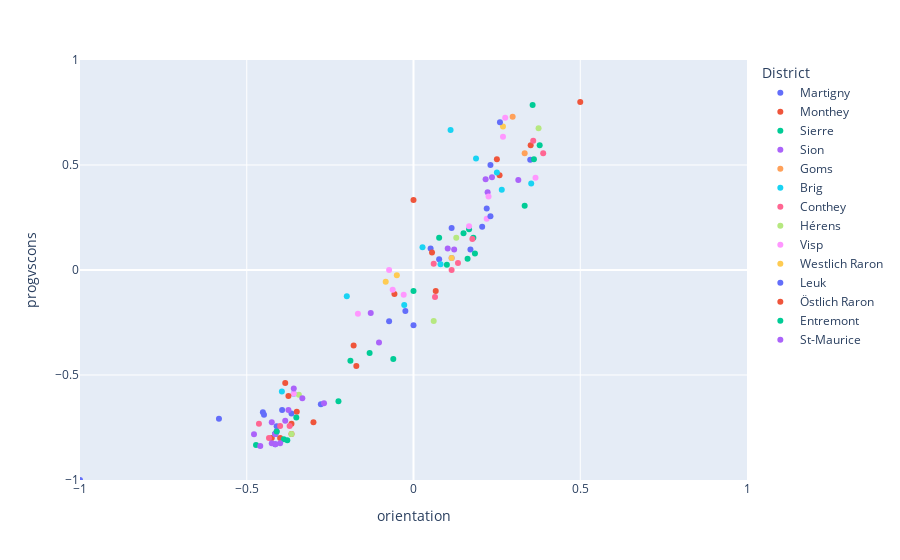

Notebook cell for this chart:
### Code cell
fig = px.scatter(counts_df, x="orientation", y="progvscons",  color='District', hover_name='name')
fig.update_xaxes(range=[-1, 1])
fig.update_yaxes(range=[-1, 1])
fig.show()

### Figure 1 — Plotly figure (JSON) as saved in the notebook; plotly's stock layout.template omitted (floating-point values rounded to 4 significant figures)
{"data": [{"hovertemplate": "<b>%{hovertext}</b><br><br>District=Martigny<br>orientation=%{x}<br>progvscons=%{y}<extra></extra>", "hovertext": ["Adeline CRETTENAND", "Alain LÉGER", "Bernard TROILLET", "Cilette CRETTON", "Damien LUISIER", "Florence CARRON DARBELLAY", "Florine CARRON", "Gaël BOURGEOIS", "Géraldine GIANADDA", "Géraldine GRANGES GUENOT", "Géraldine GRANGES-GUENOT", "Jean-Dominique CIPOLLA", "Jean-Marc DUPONT", "Léonard BENDER", "Narcisse CRETTENAND", "Natascha FARQUET", "Philippe BENDER", "Vincent GÜNTHER"], "legendgroup": "Martigny", "marker": {"color": "#636efa", "symbol": "circle"}, "mode": "markers", "name": "Martigny", "orientation": "v", "showlegend": true, "type": "scatter", "x": [0.2059, 0.07692, -0.07317, -0.4103, 0.1143, 0, -0.4516, -0.5833, -0.4483, -1, 0.2308, 0.35, -0.4146, -0.3659, 0.1707, -0.2778, 0.05128, -0.4146], "xaxis": "x", "y": [0.2059, 0.05128, -0.2439, -0.7436, 0.2, -0.2632, -0.6774, -0.7083, -0.6897, -1, 0.5, 0.525, -0.7805, -0.6829, 0.09756, -0.6389, 0.1026, -0.8293], "yaxis": "y"}, {"hovertemplate": "<b>%{hovertext}</b><br><br>District=Monthey<br>orientation=%{x}<br>progvscons=%{y}<extra></extra>", "hovertext": ["Alain DUBOSSON", "Alain SCHÖNBETT", "Arnaud DUBOIS", "Bernard OBERHOLZER", "Claudy BESSE", "Côme VUILLE", "Damien RABOUD", "Fabien THETAZ", "Georges VIONNET", "Grégoire VANNAY", "Jean-Baptiste UDRESSY", "Johan ROCHEL", "Nicolas CHABLAIS", "Olivier DERIVAZ", "Patricia CASAYS", "Sandro FONTANA", "Sophie DUCREY"], "legendgroup": "Monthey", "marker": {"color": "#EF553B", "symbol": "circle"}, "mode": "markers", "name": "Monthey", "orientation": "v", "showlegend": true, "type": "scatter", "x": [0.5, -0.1714, -0.3, -0.3846, 0.2581, -0.1795, 0.25, -0.4, -0.425, -0.05714, 0.3514, -0.3659, 0, -0.35, 0.06667, 0.05556, -0.3659], "xaxis": "x", "y": [0.8, -0.4571, -0.725, -0.5385, 0.4516, -0.359, 0.5278, -0.8, -0.8, -0.1143, 0.5946, -0.7317, 0.3333, -0.675, -0.1, 0.08333, -0.7805], "yaxis": "y"}, {"hovertemplate": "<b>%{hovertext}</b><br><br>District=Sierre<br>orientation=%{x}<br>progvscons=%{y}<extra></extra>", "hovertext": ["Alex BONVIN", "Blaise CRETTOL", "Corinne DUC BONVIN", "Célina RAMSAUER", "Edmond PERRUCHOUD", "François GENOUD", "Gabrielle CORNUT-ZUFFEREY", "Géraldine POUGET-ZUFFEREY", "Gérard SALAMIN", "Janine REY-SIGGEN", "Jean-Daniel NANCHEN", "Jean-Marc SAVIOZ", "Jean-Pierre REY", "Joséphine WAEBER", "Mathieu CALOZ", "Nicolas BONVIN", "Stéphane CLAVIEN"], "legendgroup": "Sierre", "marker": {"color": "#00cc96", "symbol": "circle"}, "mode": "markers", "name": "Sierre", "orientation": "v", "showlegend": true, "type": "scatter", "x": [0.3784, -0.4722, -0.3784, -0.3514, 0.3571, -0.1316, -0.3889, 0.1, 0.1795, -0.4146, -0.4146, 0.15, -0.1892, 0.1667, -0.06061, 0.1842, -0.225], "xaxis": "x", "y": [0.5946, -0.8333, -0.8108, -0.7027, 0.7857, -0.3947, -0.8056, 0.025, 0.1538, -0.7805, -0.7805, 0.175, -0.4324, 0.1944, -0.4242, 0.07895, -0.625], "yaxis": "y"}, {"hovertemplate": "<b>%{hovertext}</b><br><br>District=Sion<br>orientation=%{x}<br>progvscons=%{y}<extra></extra>", "hovertext": ["Alina DARBELLAY", "Caroline REYNARD", "Christelle HERITIER", "Christine ROUX", "Emilie PRAZ", "François QUENNOZ", "Gabrielle BARRAS", "Jean BONNARD", "Jean ZERMATTEN", "Laurence VUAGNIAUX", "Marie ZUCHUAT", "Marius DUMOULIN", "Pierre SCHERTENLEIB", "Pierre-Alain RAEMY", "Ruth STALDER", "Vincent BOAND", "Vincent LUYET", "Yann RODUIT"], "legendgroup": "Sion", "marker": {"color": "#ab63fa", "symbol": "circle"}, "mode": "markers", "name": "Sion", "orientation": "v", "showlegend": true, "type": "scatter", "x": [-0.4783, -0.4103, -0.375, 0.2222, -0.4146, 0.2162, 0.2353, -0.425, -0.3846, -0.4, 0.1143, 0.122, -0.4146, -0.2683, -0.1282, 0.3143, -0.4595, 0.1026], "xaxis": "x", "y": [-0.7826, -0.7692, -0.6667, 0.3704, -0.7805, 0.4324, 0.4412, -0.725, -0.7179, -0.825, 0.05714, 0.09756, -0.7805, -0.6341, -0.2051, 0.4286, -0.8378, 0.1026], "yaxis": "y"}, {"hovertemplate": "<b>%{hovertext}</b><br><br>District=Goms<br>orientation=%{x}<br>progvscons=%{y}<extra></extra>", "hovertext": ["Chantal CARLEN", "Peter BÄHLER"], "legendgroup": "Goms", "marker": {"color": "#FFA15A", "symbol": "circle"}, "mode": "markers", "name": "Goms", "orientation": "v", "showlegend": true, "type": "scatter", "x": [0.3333, 0.2973], "xaxis": "x", "y": [0.5556, 0.7297], "yaxis": "y"}, {"hovertemplate": "<b>%{hovertext}</b><br><br>District=Brig<br>orientation=%{x}<br>progvscons=%{y}<extra></extra>", "hovertext": ["Christian ESCHER", "Claudia ALPIGER", "Felix RUPPEN", "German EYER", "Kurt REGOTZ", "Leander WILLINER", "Maria ARNOLD-ESCHER", "Monika HOLZEGGER", "Rafael WELSCHEN", "Ralph KUMMER", "Remo SCHNYDER"], "legendgroup": "Brig", "marker": {"color": "#19d3f3", "symbol": "circle"}, "mode": "markers", "name": "Brig", "orientation": "v", "showlegend": true, "type": "scatter", "x": [-0.02778, -0.359, 0.3529, -0.3947, 0.02703, 0.08108, 0.2647, -0.2, 0.25, 0.1111, 0.1875], "xaxis": "x", "y": [-0.1667, -0.5897, 0.4118, -0.5789, 0.1081, 0.02703, 0.3824, -0.125, 0.4643, 0.6667, 0.5312], "yaxis": "y"}, {"hovertemplate": "<b>%{hovertext}</b><br><br>District=Conthey<br>orientation=%{x}<br>progvscons=%{y}<extra></extra>", "hovertext": ["Claude NANÇOZ", "Damien CLERC", "Damien FUMEAUX", "Florent FAVRE", "Florian EVEQUOZ", "Lucile CURDY", "Léa ROUILLER DESSIMOZ", "Pascale FUMEAUX", "Ralph DESSIMOZ", "Romain UDRY", "Sophie BORNET"], "legendgroup": "Conthey", "marker": {"color": "#FF6692", "symbol": "circle"}, "mode": "markers", "name": "Conthey", "orientation": "v", "showlegend": true, "type": "scatter", "x": [0.06452, 0.3889, 0.359, 0.1765, -0.4634, -0.3714, -0.4, -0.4333, 0.1143, 0.1333, 0.06061], "xaxis": "x", "y": [-0.129, 0.5556, 0.6154, 0.1471, -0.7317, -0.7429, -0.7429, -0.8, 0, 0.03333, 0.0303], "yaxis": "y"}, {"hovertemplate": "<b>%{hovertext}</b><br><br>District=Hérens<br>orientation=%{x}<br>progvscons=%{y}<extra></extra>", "hovertext": ["Claudia GAILLARD MOREND", "Frédéric PITTELOUD", "Jacques BLANC", "Marc-Antoine GENOLET", "Mélanie FOLLONIER"], "legendgroup": "Hérens", "marker": {"color": "#B6E880", "symbol": "circle"}, "mode": "markers", "name": "Hérens", "orientation": "v", "showlegend": true, "type": "scatter", "x": [-0.3659, 0.1282, -0.3438, 0.375, 0.06061], "xaxis": "x", "y": [-0.7805, 0.1538, -0.5938, 0.675, -0.2424], "yaxis": "y"}, {"hovertemplate": "<b>%{hovertext}</b><br><br>District=Visp<br>orientation=%{x}<br>progvscons=%{y}<extra></extra>", "hovertext": ["Danica ZURBRIGGEN LEHNER", "Fabian ZURBRIGGEN", "Flavio SCHMID", "Ida HÄFLIGER", "Martin SCHÜRCH", "Matteo ABÄCHERLI", "Michael BURGENER", "Michael KREUZER", "Paul BURGENER", "Peter BURRI", "Rahel ZIMMERMANN"], "legendgroup": "Visp", "marker": {"color": "#FF97FF", "symbol": "circle"}, "mode": "markers", "name": "Visp", "orientation": "v", "showlegend": true, "type": "scatter", "x": [-0.1667, 0.275, 0.1667, -0.02941, 0.3659, 0.225, 0.2195, 0.2683, -0.0625, -0.07317, -0.359], "xaxis": "x", "y": [-0.2083, 0.725, 0.2083, -0.1176, 0.439, 0.35, 0.2439, 0.6341, -0.09375, 0, -0.5897], "yaxis": "y"}, {"hovertemplate": "<b>%{hovertext}</b><br><br>District=Westlich Raron<br>orientation=%{x}<br>progvscons=%{y}<extra></extra>", "hovertext": ["Dominik KNUBEL", "Hermann BRUNNER", "Lukas KALBERMATTEN", "Romano AMACKER"], "legendgroup": "Westlich Raron", "marker": {"color": "#FECB52", "symbol": "circle"}, "mode": "markers", "name": "Westlich Raron", "orientation": "v", "showlegend": true, "type": "scatter", "x": [-0.08333, -0.05, 0.1143, 0.2683], "xaxis": "x", "y": [-0.05556, -0.025, 0.05714, 0.6829], "yaxis": "y"}, {"hovertemplate": "<b>%{hovertext}</b><br><br>District=Leuk<br>orientation=%{x}<br>progvscons=%{y}<extra></extra>", "hovertext": ["Fabienne MURMANN", "Lukas JÄGER", "Madeleine KUONEN-EGGO", "Rainer MATHIER", "Thomas MATTER"], "legendgroup": "Leuk", "marker": {"color": "#636efa", "symbol": "circle"}, "mode": "markers", "name": "Leuk", "orientation": "v", "showlegend": true, "type": "scatter", "x": [0.2308, 0.2593, -0.3939, 0.2195, -0.02439], "xaxis": "x", "y": [0.2564, 0.7037, -0.6667, 0.2927, -0.1951], "yaxis": "y"}, {"hovertemplate": "<b>%{hovertext}</b><br><br>District=Östlich Raron<br>orientation=%{x}<br>progvscons=%{y}<extra></extra>", "hovertext": ["Gerhard SCHMID"], "legendgroup": "Östlich Raron", "marker": {"color": "#EF553B", "symbol": "circle"}, "mode": "markers", "name": "Östlich Raron", "orientation": "v", "showlegend": true, "type": "scatter", "x": [-0.375], "xaxis": "x", "y": [-0.6], "yaxis": "y"}, {"hovertemplate": "<b>%{hovertext}</b><br><br>District=Entremont<br>orientation=%{x}<br>progvscons=%{y}<extra></extra>", "hovertext": ["Jean-François LOVEY", "Jérôme FORMAZ", "Kamy MAY", "Mathieu SARRASIN", "Natacha MARET", "Pierre DARBELLAY"], "legendgroup": "Entremont", "marker": {"color": "#00cc96", "symbol": "circle"}, "mode": "markers", "name": "Entremont", "orientation": "v", "showlegend": true, "type": "scatter", "x": [-0.4103, 0.3611, 0.07692, 0, 0.1622, 0.3333], "xaxis": "x", "y": [-0.7692, 0.5278, 0.1538, -0.1, 0.05405, 0.3056], "yaxis": "y"}, {"hovertemplate": "<b>%{hovertext}</b><br><br>District=St-Maurice<br>orientation=%{x}<br>progvscons=%{y}<extra></extra>", "hovertext": ["Jenny VOEFFRAY", "Martine ROUILLER", "Nicolas METTAN", "Raymonde SCHOCH", "Sabine FOURNIER"], "legendgroup": "St-Maurice", "marker": {"color": "#ab63fa", "symbol": "circle"}, "mode": "markers", "name": "St-Maurice", "orientation": "v", "showlegend": true, "type": "scatter", "x": [-0.1034, -0.425, -0.3333, -0.359, -0.4146], "xaxis": "x", "y": [-0.3448, -0.825, -0.6111, -0.5641, -0.8293], "yaxis": "y"}], "layout": {"legend": {"title": {"text": "District"}, "tracegroupgap": 0}, "margin": {"t": 60}, "xaxis": {"anchor": "y", "domain": [0, 1], "range": [-1, 1], "title": {"text": "orientation"}}, "yaxis": {"anchor": "x", "domain": [0, 1], "range": [-1, 1], "title": {"text": "progvscons"}}}}
